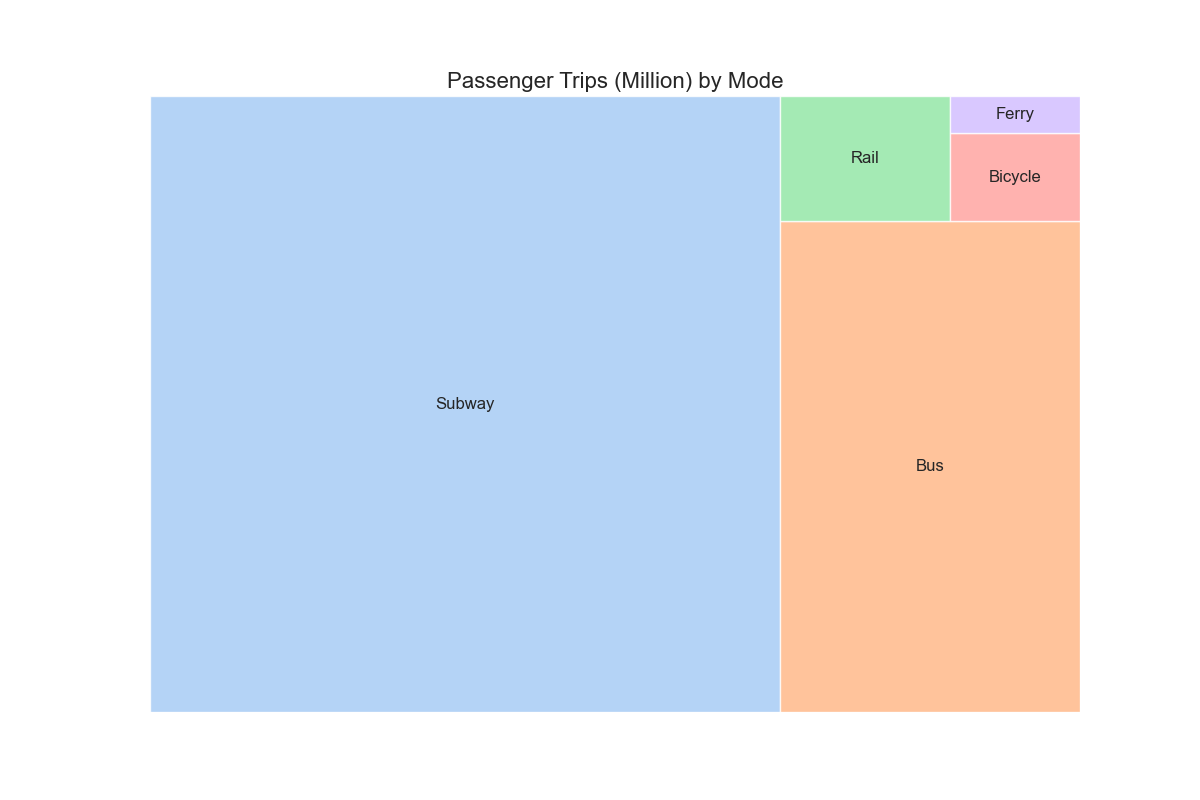

This chart was generated by the following Python code:

import matplotlib.pyplot as plt
import seaborn as sns
import squarify

# Given data
data = [
    {'Mode': 'Subway', 'Passenger Trips (Million)': 1680},
    {'Mode': 'Bus', 'Passenger Trips (Million)': 637},
    {'Mode': 'Rail', 'Passenger Trips (Million)': 92},
    {'Mode': 'Bicycle', 'Passenger Trips (Million)': 49},
    {'Mode': 'Ferry', 'Passenger Trips (Million)': 21}
]

# Convert the above data to sizes and labels for the treemap
sizes = [item['Passenger Trips (Million)'] for item in data]
labels = [item['Mode'] for item in data]

# Plot
plt.figure(figsize=(12, 8))
colors = sns.color_palette('pastel', len(data))

# Create a treemap using squarify
squarify.plot(sizes=sizes, label=labels, color=colors, alpha=0.8)

# Remove axis lines
plt.axis('off')

# Set the title of the treemap
plt.title('Passenger Trips (Million) by Mode', fontsize=16)

# Use Seaborn's styling
sns.despine(left=True, bottom=True)

plt.show()
